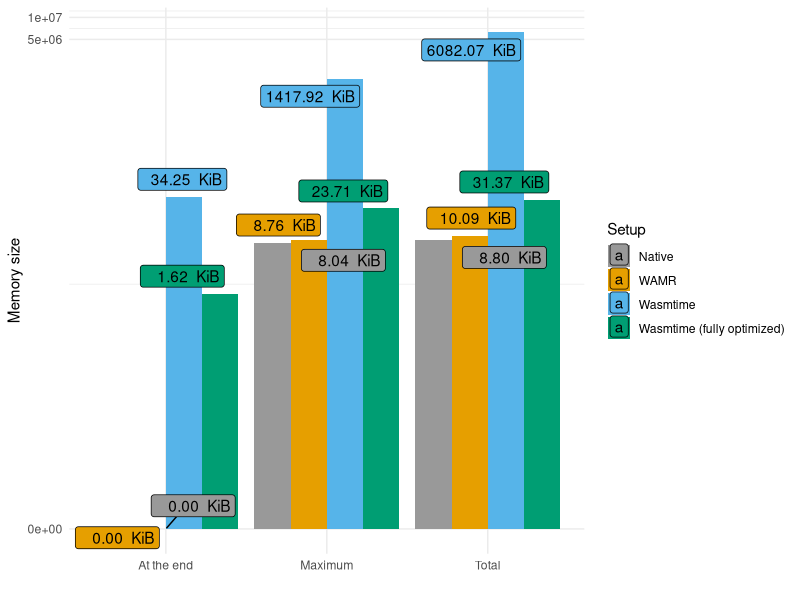
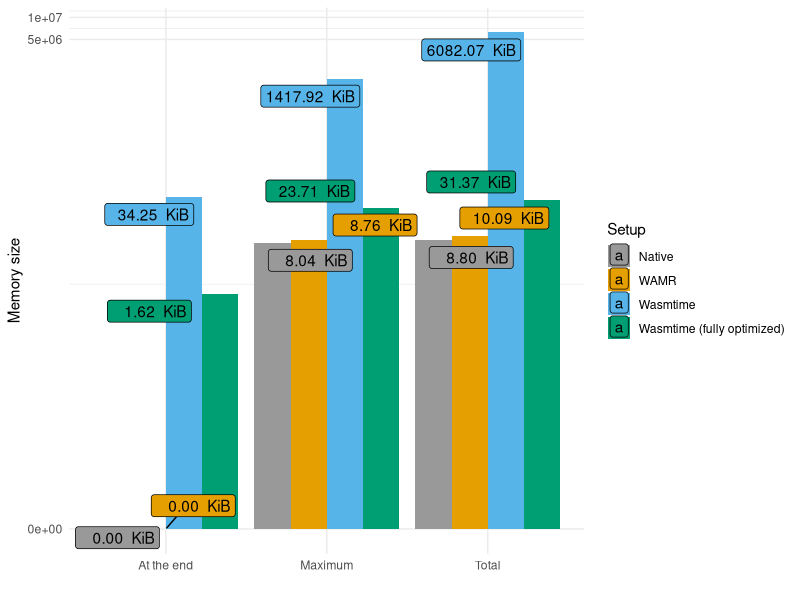

Source code (R) for these figures, in order:
library
library(ggplot2)
library(ggrepel)

# Colorblind-friendly palette
cbPalette <- c("#999999", "#E69F00", "#56B4E9", "#009E73", "#F0E442", "#0072B2", "#D55E00", "#CC79A7")
 
# create a dataset
setup <- c(rep("Native" , 3), rep("WAMR" , 3) , rep("Wasmtime" , 3) , rep("Wasmtime (fully optimized)" , 3))
type <- rep(c("Total" , "Maximum" , "At the end") , 4)
# TODO: WAMR als laatste zetten
value <- c(9007,8238, 0, 10330, 8974, 0, 6228039, 1451947, 35074, 32123, 24277, 1656)
data <- data.frame(setup,type,value)

to_kib <- function(val) {
    kib <- val / 1024
    rounded <- format(round(kib, 2), nsmall = 2)

    paste(rounded, " KiB")
}
 
# Grouped
ggplot(data, aes(fill=setup, y=value, x=type)) + 
    scale_fill_manual(values=cbPalette) +
    geom_bar(position="dodge", stat="identity") +
    scale_y_continuous(trans=scales::pseudo_log_trans(base = 10)) +
    geom_label_repel(aes(label=to_kib(value))) + 
    labs(x = "", y = "Memory size", fill = "Setup") +
    theme_minimal()

ggsave("display_memory.png")

